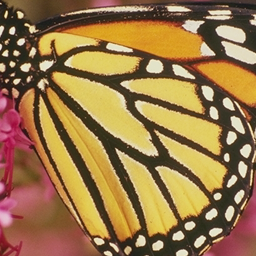
#> input picture butterfly_GT.bmp, 256 x 256 px
$ python compute_psnr.py   (older library calls are emulated)
#> lines starting #> are read from the running program, lines starting #| are printed output that depends on the picture
#> further down, gt is the input picture: shape (256, 256, 3); mean R, G, B 153, 119.2, 72.8
from scipy.misc import imread,imsave
import numpy as np

def ycbcr2rgb(im):
    xform = np.array([[1, 0, 1.402], [1, -0.34414, -.71414], [1, 1.772, 0]])
    rgb = im.astype(np.float)
    rgb[:,:,[1,2]] -= 128
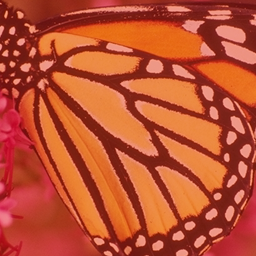
#> rgb: shape (256, 256, 3) float64; mean R, G, B 153, -8.8, -55.2; drawn with min black and max white
    return rgb.dot(xform.T)
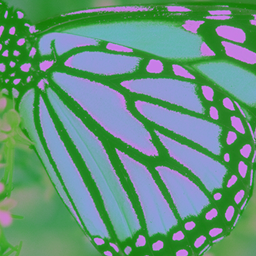
#> returned value: shape (256, 256, 3) float64; mean of channels 0, 1, 2 75.6, 195.4, 137.5; drawn with min black and max white

gt = imread('butterfly_GT.bmp')
gt = ycbcr2rgb(gt)
gt = gt[:,:,0]
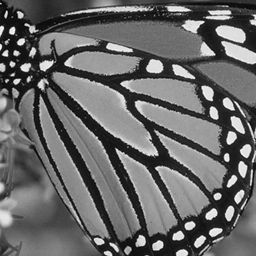
#> gt: shape (256, 256) float64; min -141, max 391.2, mean 75.6; drawn with min black and max white
#> (the run stopped early here; a loop or call above may not have finished)
